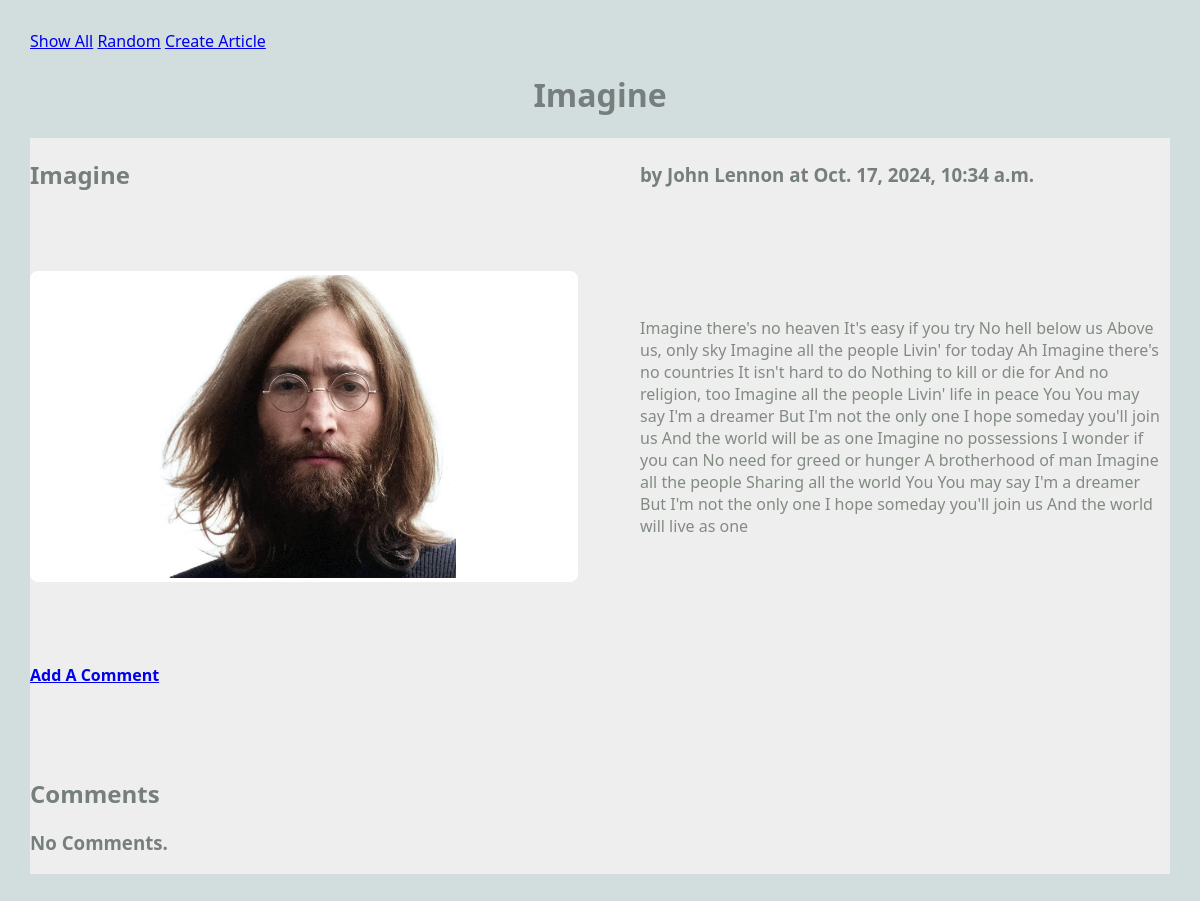
Screenshot of /blog/article/4 with the database file from the repository.
### blog/models.py (models this page shows, shortened)
class Article(models.Model):
    title = models.TextField(blank=False)
    author =  models.TextField(blank=False)
    text =  models.TextField(blank=False)
    published = models.DateTimeField(auto_now=True)
    image_file = models.ImageField(blank=True)
    def get_comments(self):
        comments = Comment.objects.filter(article=self)
        return comments

### blog/views.py (the view)
# urls.py: path(r'article/<int:pk>', views.ArticleView.as_view(), name="article"),
class ArticleView(DetailView):
    model = Article
    template_name = 'blog/article.html'
    context_object_name = "article"

### blog/templates/blog/article.html
{% extends 'blog/base.html' %}
{% block content %}
<h1 style="display:flex; justify-content: center;">{{article.title}}</h1>
<main class="grid-container">
    <article class="featured">
        <h2>{{article.title}}</h2>
        <h3>by {{article.author}} at {{article.published}}</h3>
        {% if article.image_file.url %}
        <img src="{{article.image_file.url}}" alt="{{article.image_file.url}}">
        {% endif %}
        <p>
            {{article.text}}
        </p>
        <h4>
            <a href="{% url 'create_comment' article.pk %}">Add A Comment</a>
        </h4>
    </article>
    <div>
        <h2>Comments</h2>
        {% if article.get_comments %}
            {% for c in article.get_comments %}
                <div>
                    <strong>by {{c.author}} at {{c.published}}</strong>
                    <p>
                        {{c.text}}
                    </p>
                </div>
            {% endfor %}
        {% else %}
            <div>
                 <h3>No Comments.</h3>
            </div>
        {% endif %}
    </div>
</main>
{% endblock %}

### static/styles-blog.css (style rules this page uses)
body { margin: 30px; background: #d1dedd; font-family:'Segoe UI', Tahoma, Geneva, Verdana, sans-serif; }
h1, h2, h3 { color: #767f7e; }
p { color: #828b82; }
.grid-container { background: #eee; max-width: 900px; display: grid; grid-template-columns: repeat(3, 1fr); grid-gap: 10px; max-width: 1200px; margin: 20px auto; }
article.featured { grid-column: span 3; display: grid; gap: 60px; grid-template-columns: 1fr 1fr; align-items: center; border-bottom: 1px #bbc7c7; padding-bottom: 40px; }
article img, article.featured img { width: 100%; border: 4px solid #fff; border-radius: 8px; }
article p, article h3 { margin: 20px 10px; }

### rows the page displays
Article: title "Imagine", author "John Lennon", published "Oct. 17, 2024, 10:34 a.m.", image_file (picture), text "Imagine there's no heaven It's easy if you try No hell below us Above us, only sky Imagine all the people Livin' for today Ah Imagine there's no countries It isn't hard to do Nothing to kill or die for And no religion, too Imagine all the people Livin' life in peace You You may say I'm a dreamer But I'm not the only one I hope someday you'll join us And the world will be as one Imagine no possessions I wonder if you can No need for greed or hunger A brotherhood of man Imagine all the people Sharing all the world You You may say I'm a dreamer But I'm not the only one I hope someday you'll join us And the world will live as one"
